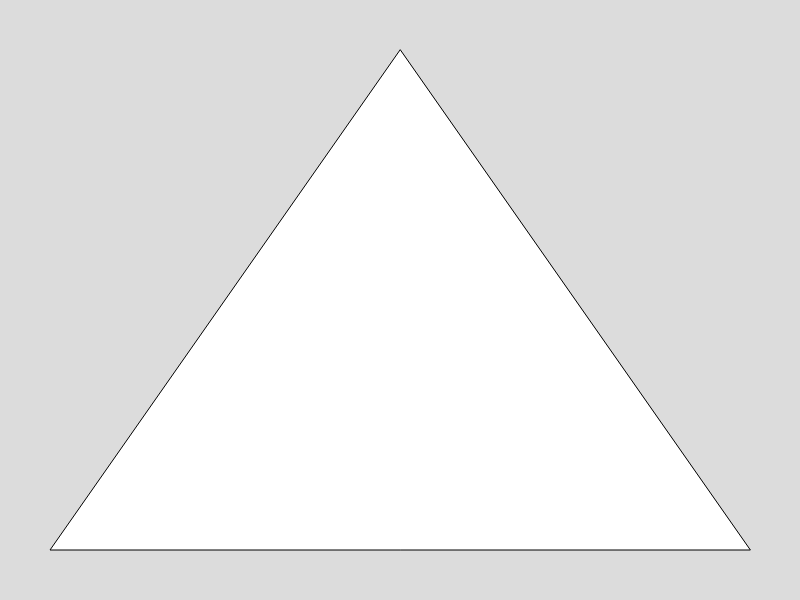
Frame 1 (no input)
Frame 60 (no input): identical to frame 1, image omitted
Frame 120 (the mouse pressed at the canvas centre since frame 60): identical to frame 1, image omitted

The p5.js sketch that drew this single still picture (run headless with seeded random() and noise() and a simulated clock; from frame 60 on, the mouse is pressed at the canvas centre):

// p5.js sketch
// ── sketch.js

let theTriangle =[{x:400,y:50},{x:50, y:550},{x:750,y:550}];
let depth = 0;
function setup() {
  createCanvas(800, 600);
}

function draw() {
  background(220);
  triangleThing(theTriangle, depth);
  function mousePressed(){
    depth++;
  }
}
function triangleThing(points, degree){
  triangle(points[0].x, points[0].y, points[1].x, points[1].y, points[2].x, points[2].y);
  if(degree > 0){
    triangleThing([points[0], getMidpoint(points[0], points[2]),getMidpoint(points[0], points[2])],degree-1);
    triangleThing([points[1], getMidpoint(points[1], points[2]),getMidpoint(points[1], points[2])],degree-1);
    triangleThing([points[2], getMidpoint(points[2], points[2]),getMidpoint(points[2], points[2])],degree-1);
  }
}
function getMidpoint(point1, point2){
  let newX = (point1.x + point2.x)/2;
  let newy = (point1.y + point2.y)/2;
}
